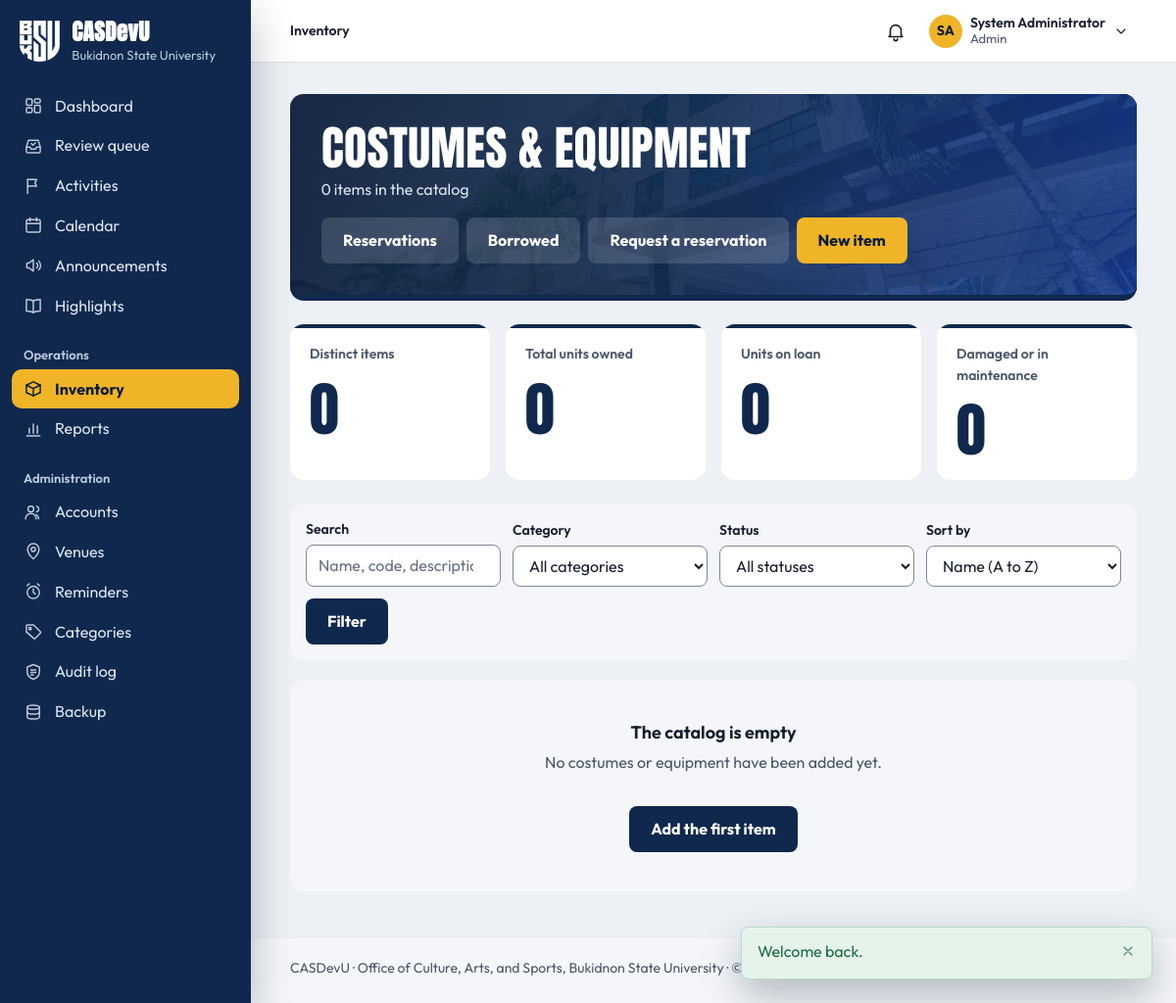
/inventory/index.php (signed in), run on the app's committed database.
### tables this page shows
CREATE TABLE settings (
    setting_key     VARCHAR(80) PRIMARY KEY,
    setting_value   TEXT NULL,
    description     VARCHAR(255) NULL,
    updated_at      TIMESTAMP NOT NULL DEFAULT CURRENT_TIMESTAMP
                        ON UPDATE CURRENT_TIMESTAMP
);

CREATE TABLE users (
    user_id         INT UNSIGNED AUTO_INCREMENT PRIMARY KEY,
    role_id         TINYINT UNSIGNED NOT NULL,

     
    email           VARCHAR(150) NOT NULL UNIQUE,    
    password_hash   VARCHAR(255) NOT NULL,           
     
    student_number  VARCHAR(30)  NULL UNIQUE,        
    first_name      VARCHAR(80)  NOT NULL,
    middle_name     VARCHAR(80)  NULL,
    last_name       VARCHAR(80)  NOT NULL,
    sex             ENUM('male','female','other') NULL,
    birth_date      DATE         NULL,
    contact_number  VARCHAR(30)  NULL,
    photo_path      VARCHAR(255) NULL,
    id_front_path   VARCHAR(255) NULL,               
    id_back_path    VARCHAR(255) NULL,               

     
    course_id       INT UNSIGNED     NULL,
    year_level_id   TINYINT UNSIGNED NULL,
    section         VARCHAR(20)      NULL,
     
    connection_note VARCHAR(500)     NULL,

     
    status          ENUM('pending','active','inactive','suspended')
                        NOT NULL DEFAULT 'pending',
    last_login_at   DATETIME NULL,
    created_at      TIMESTAMP NOT NULL DEFAULT CURRENT_TIMESTAMP,
    updated_at      TIMESTAMP NOT NULL DEFAULT CURRENT_TIMESTAMP
                        ON UPDATE CURRENT_TIMESTAMP,

    CONSTRAINT fk_users_role       FOREIGN KEY (role_id)       REFERENCES roles(role_id),
    CONSTRAINT fk_users_course     FOREIGN KEY (course_id)     REFERENCES courses(course_id)
                                       ON DELETE SET NULL,
    CONSTRAINT fk_users_year_level FOREIGN KEY (year_level_id) REFERENCES year_levels(year_level_id)
                                       ON DELETE SET NULL,

    INDEX idx_users_role   (role_id),
    INDEX idx_users_status (status),
    INDEX idx_users_name   (last_name, first_name)
);

### public/inventory/index.php (the view, shortened to what the rows shown need)
<?php
require_once __DIR__ . '/../../includes/bootstrap.php';
require_role(['student', 'coordinator', 'staff', 'admin']);
require __DIR__ . '/../../includes/layout/header.php';
?>
<div class="page-head">
    <div>
        <h1>Costumes &amp; equipment</h1>
    </div>
</div>
<?php require __DIR__ . '/../../includes/layout/footer.php'; ?>

### includes/layout/header.php (shortened to what the rows shown need)
<?php
$user         = current_user();
$role         = current_role();
$attentionItems = $user ? attention_items() : [];
$reviewCount  = $user && can_review() ? review_counts()['total'] : 0;
$currentFile  = basename($_SERVER['SCRIPT_NAME']);
$currentDir   = basename(dirname($_SERVER['SCRIPT_NAME']));
$isStudent    = $role === 'student';
$navSection = match (true) {
    in_array($currentDir, ['public', ''], true) && $currentFile === 'index.php'   => 'dashboard',
    in_array($currentDir, ['public', ''], true) && $currentFile === 'review.php'  => 'review',
    $currentFile === 'notifications.php'                        => 'notifications',
    $currentFile === 'profile.php'                              => 'profile',
    $currentFile === 'settings.php'                             => 'settings',
    $currentFile === 'calendar.php'                             => 'calendar',
    $currentDir === 'invitations' && $role === 'guest'           => 'calendar',
    $currentDir === 'activities'                                => 'activities',
    $currentDir === 'announcements'                             => 'announcements',
    $currentDir === 'highlights'                                => 'highlights',
    $currentDir === 'inventory' && $isStudent && in_array($currentFile, ['reservations.php', 'borrow.php'], true) => 'borrow-requests',
    $currentDir === 'inventory'                                 => 'inventory',
    $currentDir === 'reports'                                   => 'reports',
    $currentDir === 'admin'                                     => pathinfo($currentFile, PATHINFO_FILENAME),
    $currentDir === 'requirements' && $isStudent                => 'activities',
    $currentDir === 'participation' && $isStudent               => 'my-activities',
    $currentDir === 'participation' || $currentDir === 'requirements' => 'activities',
    default                                                     => '',
};
$sections = [
    'dashboard'       => ['Dashboard', 'index.php'],
    'review'          => ['Review queue', 'review.php'],
    'notifications'   => ['Notifications', 'notifications.php'],
    'profile'         => ['My profile', 'profile.php'],
    'settings'        => ['Settings', 'settings.php'],
    'calendar'        => ['Calendar', 'activities/calendar.php'],
    'activities'      => ['Activities', 'activities/index.php'],
    'announcements'   => ['Announcements', 'announcements/index.php'],
    'highlights'      => ['Highlights', 'highlights/index.php'],
    'inventory'       => [$isStudent ? 'Costumes & equipment' : 'Inventory', 'inventory/index.php'],
    'reports'         => ['Reports', 'reports/index.php'],
    'my-activities'   => ['My activities', 'participation/my-activities.php'],
    'borrow-requests' => ['My borrow requests', 'inventory/reservations.php'],
    'users'           => ['Accounts', 'admin/users.php'],
    'venues'          => ['Venues', 'admin/venues.php'],
    'reminders'       => ['Reminders', 'admin/reminders.php'],
    'categories'      => ['Categories', 'admin/categories.php'],
    'audit'           => ['Audit log', 'admin/audit.php'],
    'backup'          => ['Backup', 'admin/backup.php'],
];
function nav_link(string $section, string $href, string $label, string $navSection, int $count = 0, string $countLabel = 'waiting'): string
{
    $current = $section === $navSection ? ' aria-current="page"' : '';
    $badge   = $count > 0
        ? '<span class="nav-count" aria-label="' . $count . ' ' . e($countLabel) . '">' . ($count > 99 ? '99+' : $count) . '</span>'
        : '';
    return '<a class="nav-link" href="' . e(url($href)) . '"' . $current . '>'
         . icon($section === 'inventory' && current_role() === 'student' ? 'equipment' : $section, 'nav-icon')
         . '<span class="nav-label">' . e($label) . '</span>' . $badge . '</a>';
}
$initials = $user
    ? strtoupper(mb_substr((string) $user['first_name'], 0, 1) . mb_substr((string) $user['last_name'], 0, 1))
    : '';
?>
<!DOCTYPE html>
<html lang="en">
<head>
    <link rel="stylesheet" href="<?= asset('css/style.css') ?>">
</head>
<body>
<div class="app<?= $user ? '' : ' app-public' ?>">
<?php if ($user): ?>
    <aside class="sidebar" id="sidebar" aria-label="Main navigation">
        <div class="sidebar-brand">
            <a class="brand" href="<?= url('index.php') ?>">
                <img class="brand-logo" src="<?= asset('img/buksu-logo-white.png') ?>" alt="" width="126" height="128">
                <span class="brand-text">
                    <span class="brand-mark"><?= e(APP_NAME) ?></span>
                    <span class="brand-sub"><?= e(university_name()) ?></span>
                </span>
            </a>
        </div>
        <nav class="sidebar-nav" aria-label="Sections">
            <div class="nav-group">
                <?= nav_link('dashboard', 'index.php', 'Dashboard', $navSection) ?>
                <?php if ($isStudent): ?>
                    <?= nav_link('my-activities', 'participation/my-activities.php', 'My activities', $navSection) ?>
                <?php elseif (can_review()): ?>
                    <?= nav_link('review', 'review.php', 'Review queue', $navSection, $reviewCount, 'waiting for review') ?>
                <?php endif; ?>
                <?= nav_link('activities', 'activities/index.php', 'Activities', $navSection) ?>
                <?= nav_link('calendar', 'activities/calendar.php', 'Calendar', $navSection) ?>
                <?= nav_link('announcements', 'announcements/index.php', 'Announcements', $navSection) ?>
                <?= nav_link('highlights', 'highlights/index.php', 'Highlights', $navSection) ?>
            </div>
            <?php if (has_role('staff', 'admin', 'coordinator')): ?>
                <div class="nav-group">
                    <p class="nav-group-title">Operations</p>
                    <?= nav_link('inventory', 'inventory/index.php', 'Inventory', $navSection) ?>
                    <?= nav_link('reports', 'reports/index.php', 'Reports', $navSection) ?>
                </div>
            <?php endif; ?>
            <?php if (has_role('staff', 'admin')): ?>
                <div class="nav-group">
                    <p class="nav-group-title">Administration</p>
                    <?= nav_link('users', 'admin/users.php', 'Accounts', $navSection) ?>
                    <?= nav_link('venues', 'admin/venues.php', 'Venues', $navSection) ?>
                    <?= nav_link('reminders', 'admin/reminders.php', 'Reminders', $navSection) ?>
                    <?php if (has_role('admin')): ?>
                        <?= nav_link('categories', 'admin/categories.php', 'Categories', $navSection) ?>
                        <?= nav_link('audit', 'admin/audit.php', 'Audit log', $navSection) ?>
                        <?= nav_link('backup', 'admin/backup.php', 'Backup', $navSection) ?>
                    <?php endif; ?>
                </div>
            <?php endif; ?>
        </nav>
    </aside>
<?php endif; ?>
<div class="main">
<?php if ($user): ?>
    <?php
    [$sectionLabel, $sectionHref] = $sections[$navSection] ?? ['', ''];
    $pageLabel  = (string) ($pageTitle ?? '');
    $isSectionHome = $sectionHref !== '' && str_ends_with($_SERVER['SCRIPT_NAME'], '/' . $sectionHref);
    ?>
    <header class="topbar">
        <nav class="breadcrumb" aria-label="Breadcrumb">
            <ol>
                <?php if ($sectionLabel !== '' && !$isSectionHome): ?>
                    <li><a href="<?= url($sectionHref) ?>"><?= e($sectionLabel) ?></a></li>
                    <li aria-current="page"><?= e($pageLabel) ?></li>
                <?php else: ?>
                    <li aria-current="page"><?= e($sectionLabel !== '' ? $sectionLabel : $pageLabel) ?></li>
                <?php endif; ?>
            </ol>
        </nav>
        <div class="topbar-actions">
            <?php require __DIR__ . '/notifications-menu.php'; ?>
            <details class="account-menu" data-menu>
                <summary class="account-trigger" aria-label="Account menu for <?= e(full_name($user)) ?>">
                    <?php if ($userPhotoUrl = user_photo_url($user)): ?>
                        <img class="account-initials" src="<?= e($userPhotoUrl) ?>" alt="" width="34" height="34">
                    <?php else: ?>
                        <span class="account-initials" aria-hidden="true"><?= e($initials) ?></span>
                    <?php endif; ?>
                    <span class="account-text">
                        <span class="account-name"><?= e(full_name($user)) ?></span>
                        <span class="account-role"><?= e(ucfirst((string) $role)) ?></span>
                    </span>
                    <?= icon('chevron-down', 'icon account-chevron') ?>
                </summary>
            </details>
        </div>
    </header>
<?php endif; ?>
<main class="page" id="main" tabindex="-1">

### includes/layout/footer.php
</main>
<footer class="footer">
    <p><?= e(APP_NAME) ?> · <?= e(office_name()) ?>, <?= e(university_name()) ?> · &copy; <?= date('Y') ?></p>
</footer>
</div>
</div>
</body>
</html>

### data on the page
settings: setting_value "Bukidnon State University"
users: initials "SA", full_name($user) "System Administrator"
settings: setting_value "Office of Culture, Arts, and Sports"

### other printed values
APP_NAME "CASDevU"
$label "Dashboard Review queue Activities Calendar Announcements Highlights Inventory Reports Accounts Venues Reminders Categories Audit log Backup"
$sectionLabel !== '' ? $sectionLabel : $pageLabel "Inventory"
$role "Admin"
$flashMessage['message'] "Welcome back."
$total "0"
$summary['items'] "0"
$summary['units'] "0"
$onLoan "0"
$summary['out_of_service'] "0"
university_name() "Bukidnon State University"
form field sort_by "Name (A to Z)"
